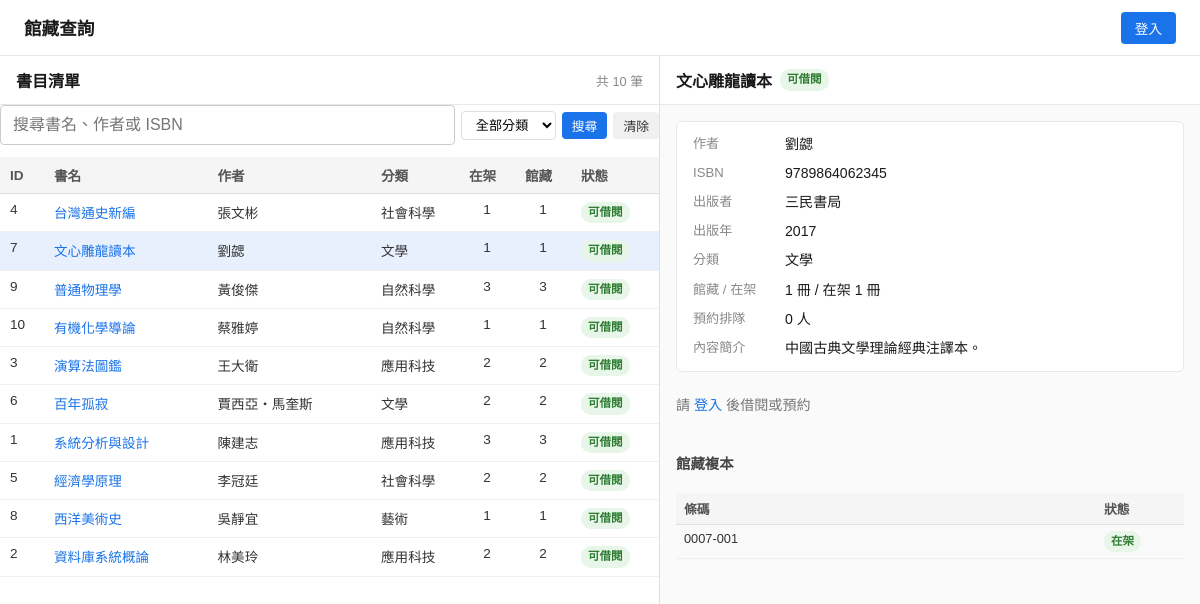
The app's page /books/?id=7&page=1&category=all with its own data.
### tables this page shows
CREATE TABLE books (
            id           INTEGER PRIMARY KEY AUTOINCREMENT,
            isbn         TEXT    NOT NULL,
            title        TEXT    NOT NULL,
            author       TEXT    NOT NULL,
            publisher    TEXT,
            publish_year INTEGER,
            category     TEXT    NOT NULL DEFAULT 'other',
            description  TEXT,
            book_status  TEXT    NOT NULL DEFAULT 'available',
            created_at   TEXT    NOT NULL DEFAULT (datetime('now')),
            updated_at   TEXT    NOT NULL DEFAULT (datetime('now')),
            is_deleted   INTEGER NOT NULL DEFAULT 0
        );

CREATE TABLE book_copies (
            id           INTEGER PRIMARY KEY AUTOINCREMENT,
            book_id      INTEGER NOT NULL,
            copy_barcode TEXT    NOT NULL,
            copy_status  TEXT    NOT NULL DEFAULT 'available',
            created_at   TEXT    NOT NULL DEFAULT (datetime('now')),
            updated_at   TEXT    NOT NULL DEFAULT (datetime('now')),
            is_deleted   INTEGER NOT NULL DEFAULT 0
        );

### blueprints/books/__init__.py (the view)
@books_bp.route('/', strict_slashes=False)
def index():
    user     = _current_user()
    page     = request.args.get('page', 1, type=int) or 1
    book_id  = request.args.get('id', type=int)
    keyword  = request.args.get('q', '').strip()
    category = request.args.get('category', 'all')
    if category not in CATEGORY_LABELS and category != 'all':
        category = 'all'
    books, total = db.list_books(page, _PAGE_SIZE, keyword or None, category)
    total_pages  = max(1, (total + _PAGE_SIZE - 1) // _PAGE_SIZE)
    selected     = None
    copies       = []
    waiting      = 0
    my_loan      = None
    my_reserve   = None
    loan_history = []
    if book_id:
        selected = db.get_book(book_id)
    if selected:
        copies  = db.list_copies(selected['id'])
        waiting = db.count_waiting_reservations(selected['id'])
        if user:
            my_loan    = db.find_active_loan(selected['id'], user['id'])
            my_reserve = db.find_active_reservation(selected['id'], user['id'])
        if _is_admin(user):
            loan_history = db.list_book_loan_history(selected['id'])
    return render_template(
        'books/index.html',
        user=user,
        books=books,
        total=total,
        page=page,
        total_pages=total_pages,
        keyword=keyword,
        category=category,
        selected=selected,
        copies=copies,
        waiting=waiting,
        my_loan=my_loan,
        my_reserve=my_reserve,
        loan_history=loan_history,
        category_labels=CATEGORY_LABELS,
        book_status_labels=BOOK_STATUS_LABELS,
        copy_status_labels=COPY_STATUS_LABELS,
        assignable_copy_status=_ASSIGNABLE_COPY_STATUS,
    )

### blueprints/books/__init__.py (called while the page is built)
def _current_user():
    if 'user_id' not in session:
        return None
    user = db.find_user_by_id(session['user_id'])
    if not _is_usable(user):
        session.clear()
        return None
    return user

def _is_admin(user):
    return user is not None and user['role'] == 0

### db/books.py (called while the page is built)
def get_book(book_id):
    conn = _get_conn()
    row  = conn.execute(
        f'SELECT {_BOOK_COLUMNS} FROM books b WHERE b.id = ? AND b.is_deleted = 0',
        (book_id,),
    ).fetchone()
    conn.close()
    return row

def list_copies(book_id):
    conn = _get_conn()
    rows = conn.execute(
        """SELECT id, book_id, copy_barcode, copy_status, created_at, updated_at
           FROM book_copies
           WHERE book_id = ? AND is_deleted = 0
           ORDER BY copy_barcode ASC""",
        (book_id,),
    ).fetchall()
    conn.close()
    return rows

### db/connection.py (called while the page is built)
def _get_conn():
    from db import DB_PATH
    conn = sqlite3.connect(DB_PATH)
    conn.row_factory = sqlite3.Row
    conn.execute("PRAGMA journal_mode=WAL")
    return conn

### db/reservations.py (called while the page is built)
def count_waiting_reservations(book_id):
    conn = _get_conn()
    n = conn.execute(
        """SELECT COUNT(*) FROM reservations
           WHERE book_id = ? AND is_deleted = 0
             AND reservation_status IN ('waiting', 'ready')""",
        (book_id,),
    ).fetchone()[0]
    conn.close()
    return n

### templates/books/index.html (shortened to what this page needs)
{% extends "base.html" %}
{% block head %}
<link rel="stylesheet" href="{{ url_for('static', filename='books.css') }}">
{% endblock %}
{% block body %}
<div class="book-layout">
  <div class="book-topbar">
    <span class="book-topbar-title">館藏查詢</span>
    <div class="book-topbar-nav">
      {% if user %}
        <a href="{{ url_for('hub.home') }}" class="book-nav-link">返回首頁</a>
        <a href="{{ url_for('loans.my_loans') }}" class="book-nav-link">我的借閱</a>
        <a href="{{ url_for('reservations.my_reservations') }}" class="book-nav-link">我的預約</a>
        {% if user['role'] == 0 %}
          <a href="{{ url_for('loans.admin_loans') }}" class="book-nav-link">借閱管理</a>
        {% endif %}
        <span class="book-nav-user">{{ user['name'] or user['display_name'] or user['email'] }}</span>
        <a href="{{ url_for('auth.logout') }}" class="book-btn book-btn-danger">登出</a>
      {% else %}
        <a href="{{ url_for('auth.login_page') }}" class="book-btn book-btn-primary">登入</a>
      {% endif %}
    </div>
  </div>
  <div class="book-content">
    <div class="book-left">
      <div class="book-panel-header">
        <h2>書目清單</h2>
        <div class="book-panel-actions">
          <span class="book-total">共 {{ total }} 筆</span>
        </div>
      </div>
      <form method="get" action="{{ url_for('books.index') }}" class="book-search-form">
        <input type="text" name="q" value="{{ keyword }}" class="book-search-input"
               placeholder="搜尋書名、作者或 ISBN">
        <select name="category" class="book-search-select">
          <option value="all" {{ 'selected' if category == 'all' }}>全部分類</option>
        </select>
        <button type="submit" class="book-btn book-btn-primary book-btn-sm">搜尋</button>
        <a href="{{ url_for('books.index') }}" class="book-btn book-btn-secondary book-btn-sm">清除</a>
      </form>
      <div class="book-table-wrap">
        <div class="book-table-wrap-inner">
          <table class="book-table">
            <thead>
              <tr>
                <th class="col-id">ID</th>
                <th>書名</th>
                <th>作者</th>
                <th class="col-status">分類</th>
                <th class="col-qty">在架</th>
                <th class="col-qty">館藏</th>
                <th class="col-status">狀態</th>
              </tr>
            </thead>
            <tbody>
              {% for b in books %}
              <tr class="{{ 'book-row-selected' if selected and selected['id'] == b['id'] else '' }}">
                <td>{{ b['id'] }}</td>
                <td>
                  <a href="{{ url_for('books.index', id=b['id'], page=page, q=keyword or none, category=category) }}"
                     class="book-title-link">{{ b['title'] }}</a>
                </td>
                <td>{{ b['author'] }}</td>
                <td>{{ category_labels.get(b['category'], b['category']) }}</td>
                <td class="book-qty-cell">{{ b['available_copies'] }}</td>
                <td class="book-qty-cell">{{ b['total_copies'] }}</td>
                <td>
                  <span class="book-badge book-badge-{{ b['book_status'] }}">
                    {{ book_status_labels.get(b['book_status'], b['book_status']) }}
                  </span>
                </td>
              </tr>
              {% else %}
              <tr><td colspan="7" class="book-empty">查無符合條件的書目</td></tr>
              {% endfor %}
            </tbody>
          </table>
        </div>
      </div>
    </div>
    <div class="book-right">
      {% if selected %}
        <div class="book-panel-header">
          <div class="book-detail-title-wrap">
            <h2>{{ selected['title'] }}</h2>
            <span class="book-badge book-badge-lg book-badge-{{ selected['book_status'] }}">
              {{ book_status_labels.get(selected['book_status'], selected['book_status']) }}
            </span>
          </div>
        </div>
        <div class="book-detail-scroll">
          <div class="book-info-grid">
            <div class="book-info-row">
              <span class="book-info-label">作者</span>
              <span class="book-info-value">{{ selected['author'] }}</span>
            </div>
            <div class="book-info-row">
              <span class="book-info-label">ISBN</span>
              <span class="book-info-value">{{ selected['isbn'] }}</span>
            </div>
            <div class="book-info-row">
              <span class="book-info-label">出版者</span>
              <span class="book-info-value">{{ selected['publisher'] or '—' }}</span>
            </div>
            <div class="book-info-row">
              <span class="book-info-label">出版年</span>
              <span class="book-info-value">{{ selected['publish_year'] or '—' }}</span>
            </div>
            <div class="book-info-row">
              <span class="book-info-label">分類</span>
              <span class="book-info-value">
                {{ category_labels.get(selected['category'], selected['category']) }}
              </span>
            </div>
            <div class="book-info-row">
              <span class="book-info-label">館藏 / 在架</span>
              <span class="book-info-value">
                {{ selected['total_copies'] }} 冊 / 在架 {{ selected['available_copies'] }} 冊
              </span>
            </div>
            <div class="book-info-row">
              <span class="book-info-label">預約排隊</span>
              <span class="book-info-value">{{ waiting }} 人</span>
            </div>
            {% if selected['description'] %}
            <div class="book-info-row">
              <span class="book-info-label">內容簡介</span>
              <span class="book-info-value">{{ selected['description'] }}</span>
            </div>
            {% endif %}
          </div>
          <div class="book-borrow-action">
            {% if not user %}
              <span class="book-borrow-hint">
                請 <a href="{{ url_for('auth.login_page') }}">登入</a> 後借閱或預約
              </span>
            {% elif my_loan %}
              <span class="book-borrow-hint">您已借閱此書</span>
              <a href="{{ url_for('loans.loan_detail', loan_id=my_loan['id']) }}"
                 class="book-btn book-btn-secondary">查看借閱紀錄</a>
            {% elif selected['book_status'] != 'available' %}
              <span class="book-borrow-hint">此書目前暫停借閱</span>
            {% elif selected['available_copies'] > 0 %}
              <form method="post" action="{{ url_for('loans.borrow', book_id=selected['id']) }}"
                    class="book-inline-form">
                <button type="submit" class="book-btn book-btn-primary">借閱這本書</button>
              </form>
            {% elif my_reserve %}
              <span class="book-borrow-hint">
                您已預約此書（{{ '可取書' if my_reserve['reservation_status'] == 'ready' else '等待中' }}）
              </span>
              <a href="{{ url_for('reservations.my_reservations') }}"
                 class="book-btn book-btn-secondary">查看我的預約</a>
            {% endif %}
          </div>
          <p class="book-section-title">館藏複本</p>
          <table class="book-table book-table-sm">
            <thead>
              <tr>
                <th>條碼</th>
                <th class="col-status">狀態</th>
              </tr>
            </thead>
            <tbody>
              {% for c in copies %}
              <tr>
                <td>{{ c['copy_barcode'] }}</td>
                <td>
                  <span class="book-badge book-badge-{{ c['copy_status'] }}">
                    {{ copy_status_labels.get(c['copy_status'], c['copy_status']) }}
                  </span>
                </td>
              </tr>
              {% else %}
              <tr><td colspan="3" class="book-empty">此書目尚無複本</td></tr>
              {% endfor %}
            </tbody>
          </table>
        </div>
      {% else %}
        <div class="book-placeholder">← 點選左側書名以查看詳細資訊</div>
      {% endif %}
    </div>
  </div>
</div>
{% endblock %}

### static/common.css (style rules this page uses)
:root { --btn-primary-bg: #1a73e8; --btn-primary-hover: #1557b0; --btn-secondary-bg: #f0f0f0; --btn-secondary-color: #333; --btn-secondary-hover: #e0e0e0; --btn-danger-bg: #e53935; --btn-danger-hover: #c62828; --btn-action-bg: #f5f5f5; --btn-action-border: #ccc; --btn-action-color: #333; --btn-action-hover: #e8e8e8; --btn-action-danger-border: #e57373; --btn-action-danger-bg: #fff; --btn-action-danger-color: #c62828; --btn-action-danger-hover: #ffebee; }

### static/login.css (style rules this page uses)
* { box-sizing: border-box; margin: 0; padding: 0; }
body { font-family: Arial, sans-serif; background-color: #f0f2f5; display: flex; justify-content: center; align-items: center; min-height: 100vh; }
h2 { font-size: 1.25rem; margin-bottom: 28px; text-align: center; color: #1a1a1a; }
input[type="email"], input[type="password"], input[type="text"] { width: 100%; padding: 10px 12px; font-size: 1rem; border: 1px solid #ccc; border-radius: 4px; outline: none; transition: border-color 0.2s; }

### records on screen
books: id "4", title "台灣通史新編", author "張文彬", get "社會科學", available_copies "1", total_copies "1", get "可借閱"
books: id "7", title "文心雕龍讀本", author "劉勰", get "文學", available_copies "1", total_copies "1", get "可借閱", isbn "9789864062345", publisher "三民書局", publish_year "2017", description "中國古典文學理論經典注譯本。"
books: id "9", title "普通物理學", author "黃俊傑", get "自然科學", available_copies "3", total_copies "3", get "可借閱"
books: id "10", title "有機化學導論", author "蔡雅婷", get "自然科學", available_copies "1", total_copies "1", get "可借閱"
books: id "3", title "演算法圖鑑", author "王大衛", get "應用科技", available_copies "2", total_copies "2", get "可借閱"
books: id "6", title "百年孤寂", author "賈西亞・馬奎斯", get "文學", available_copies "2", total_copies "2", get "可借閱"
books: id "1", title "系統分析與設計", author "陳建志", get "應用科技", available_copies "3", total_copies "3", get "可借閱"
books: id "5", title "經濟學原理", author "李冠廷", get "社會科學", available_copies "2", total_copies "2", get "可借閱"
books: id "8", title "西洋美術史", author "吳靜宜", get "藝術", available_copies "1", total_copies "1", get "可借閱"
books: id "2", title "資料庫系統概論", author "林美玲", get "應用科技", available_copies "2", total_copies "2", get "可借閱"
book_copies: copy_barcode "0007-001", get "在架"

### other values on screen
{{ total }} "10"
{{ selected['total_copies'] }} "1"
{{ selected['available_copies'] }} "1"
{{ waiting }} "0"
